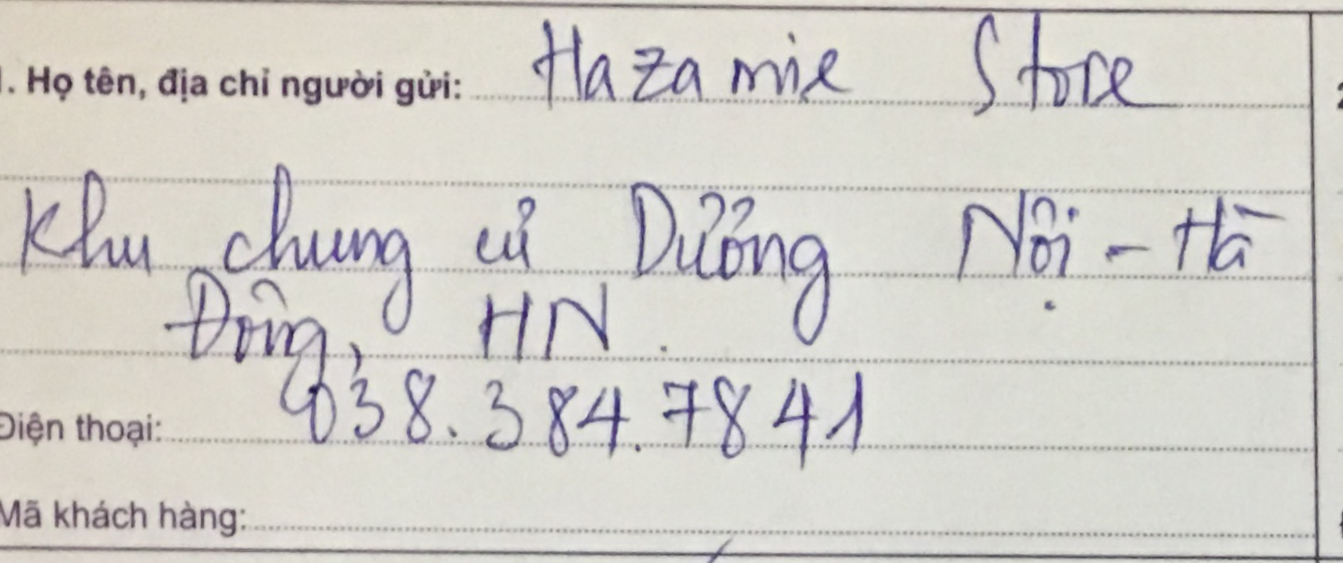
#> input picture ctpn/region_from.png, 1343 x 563 px
$ python detect_region.py ../../ctpn/region_from.png
#> lines starting #> are read from the running program, lines starting #| are printed output that depends on the picture
import cv2
import numpy as np
from PIL import ImageDraw
import copy
import cv2
from PIL import Image
import matplotlib.pyplot as plt
import numpy as np
import imutils
import sys

from_box_ratio = [150./1686, 165./2600, 600./1686, 1205./2600]
to_box_ratio = [150./1686, 1195./2600, 590./1686, 2420./2600]
def save_image(fname, img):
    cv2.imwrite(fname, cv2.cvtColor(img, cv2.COLOR_RGB2BGR))
def run(path):
#> called with path = '../../ctpn/region_from.png'
    img = cv2.imread(path)
#> img is the input picture: shape (563, 1343, 3); mean B, G, R 202.3, 207.8, 210.1
    sp = img.shape
#> sp = (563, 1343, 3)
    _from_box_ratio = copy.deepcopy(from_box_ratio)
    _to_box_ratio = copy.deepcopy(to_box_ratio)
    _from_box_ratio[0] = int(sp[0] * _from_box_ratio[0])
    _from_box_ratio[2] = int(sp[0] * _from_box_ratio[2])
    _from_box_ratio[1] = int(sp[1] * _from_box_ratio[1])
    _from_box_ratio[3] = int(sp[1] * _from_box_ratio[3])
    #
    _to_box_ratio[0] = int(sp[0] * _to_box_ratio[0])
    _to_box_ratio[2] = int(sp[0] * _to_box_ratio[2])
    _to_box_ratio[1] = int(sp[1] * _to_box_ratio[1])
    _to_box_ratio[3] = int(sp[1] * _to_box_ratio[3])
    # print (_from_box_ratio)
    from_img = img[_from_box_ratio[0]:_from_box_ratio[2],_from_box_ratio[1]:_from_box_ratio[3]]
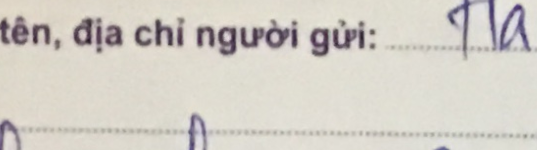
#> from_img: shape (150, 537, 3); mean B, G, R 198.7, 206.6, 211.2
    # show(from_img)
    save_image("region_from.png", from_img)
    to_img = img[_to_box_ratio[0]:_to_box_ratio[2],_to_box_ratio[1]:_to_box_ratio[3]]
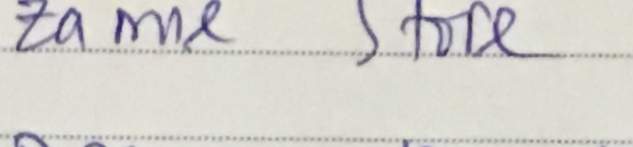
#> to_img: shape (147, 633, 3); mean B, G, R 205.4, 211, 212.4
    # show(to_img)
    save_image("region_to.png", to_img)
#> call 2 of save_image, with fname = 'region_to.png'
#> in save_image (call 2), `cv2.imwrite(fname, cv2.cvtColor(img, cv2.COLOR_RGB2BGR))`:
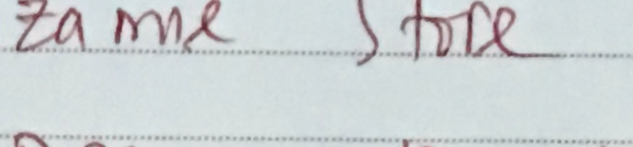
#> saved as region_to.png: shape (147, 633, 3); mean B, G, R 212.4, 211, 205.4

if __name__ == "__main__":
    run(sys.argv[1])

$ run again, with ctpn/000.png copied over ctpn/region_from.png
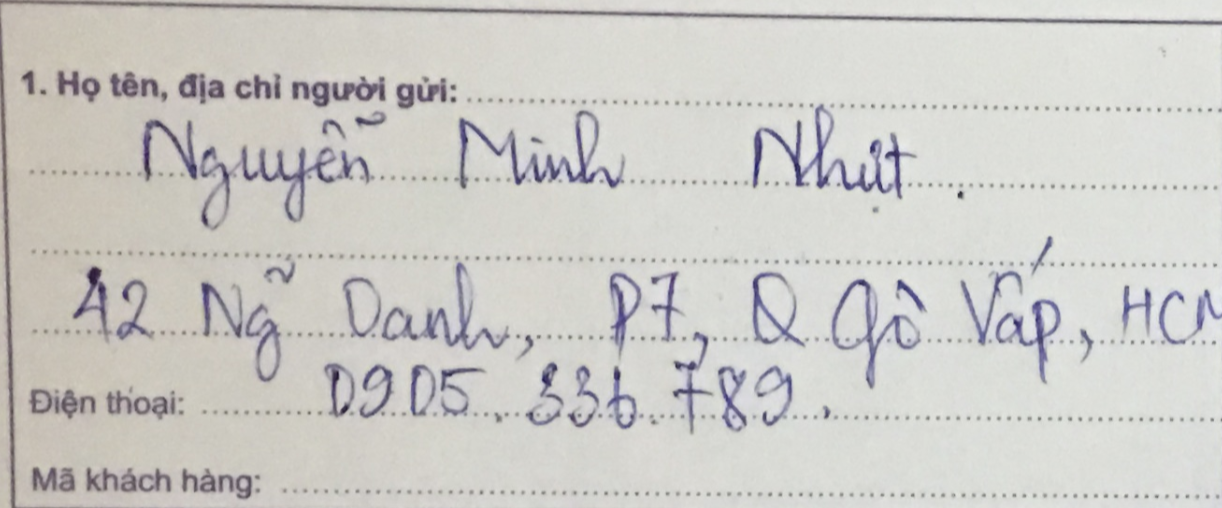
#> input picture ctpn/000.png, 1222 x 508 px
#> in run, img is the input picture: shape (508, 1222, 3); mean B, G, R 199.5, 203.1, 204.5
#> in run, `from_img = img[_from_box_ratio[0]:_from_box_ratio[2],_from_box_ratio[1..`:
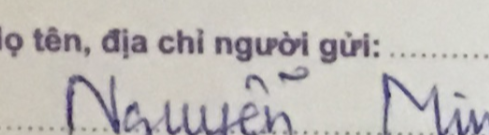
#> from_img: shape (135, 489, 3); mean B, G, R 185.8, 188.8, 192.7
#> in save_image (call 2), `cv2.imwrite(fname, cv2.cvtColor(img, cv2.COLOR_RGB2BGR))`:
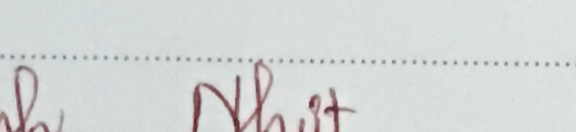
#> saved as region_to.png: shape (132, 576, 3); mean B, G, R 214.1, 214.8, 211.7

$ run again, with ctpn/001.png copied over ctpn/region_from.png
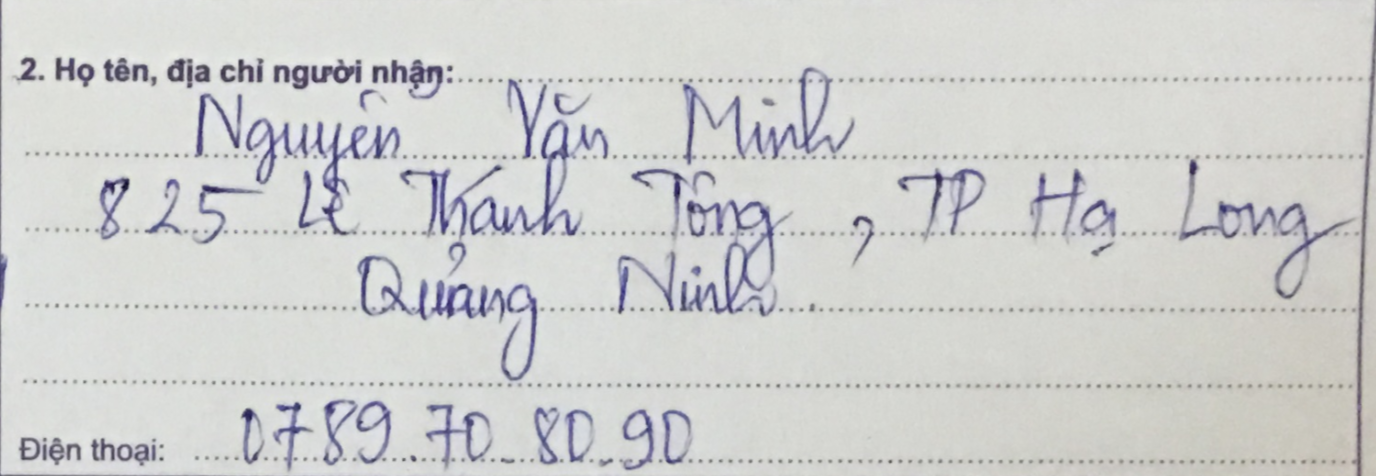
#> input picture ctpn/001.png, 1376 x 476 px
#> in run, img is the input picture: shape (476, 1376, 3); mean B, G, R 206.9, 207.9, 207.1
#> in save_image, `cv2.imwrite(fname, cv2.cvtColor(img, cv2.COLOR_RGB2BGR))`:
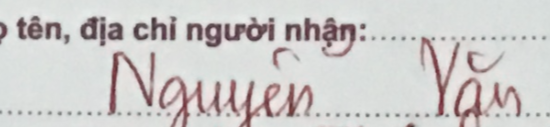
#> saved as region_from.png: shape (127, 550, 3); mean B, G, R 202.5, 203.5, 206.4
#> in save_image (call 2), `cv2.imwrite(fname, cv2.cvtColor(img, cv2.COLOR_RGB2BGR))`:
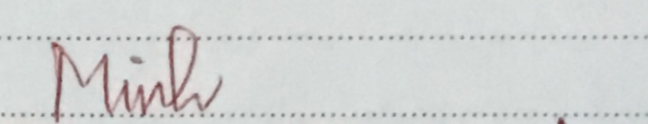
#> saved as region_to.png: shape (124, 648, 3); mean B, G, R 211.4, 212.2, 209.8

$ run again, with ctpn/002.png copied over ctpn/region_from.png
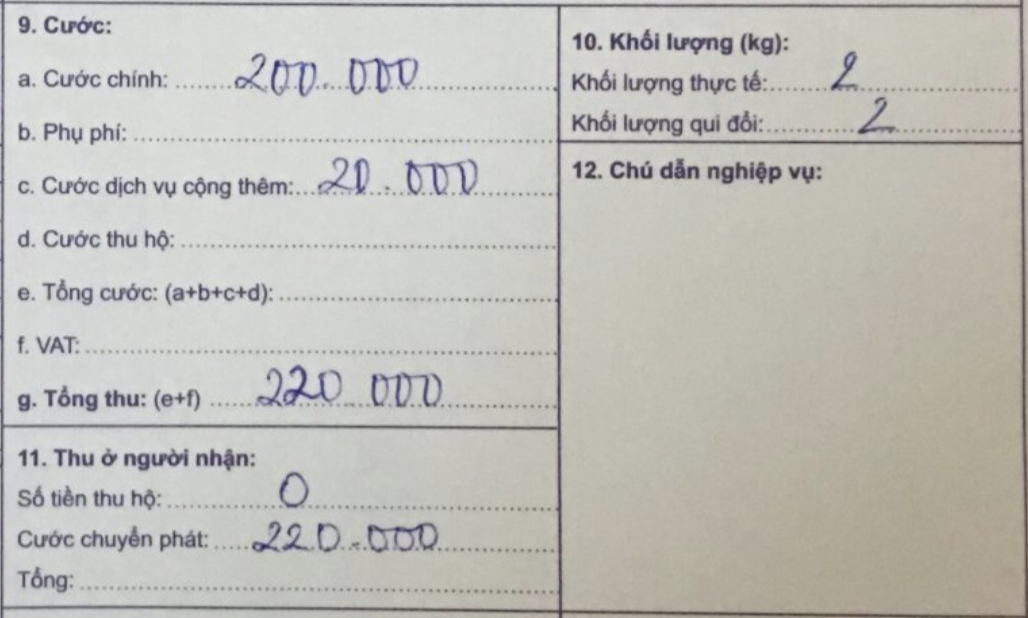
#> input picture ctpn/002.png, 1028 x 618 px
#> in run, img is the input picture: shape (618, 1028, 3); mean B, G, R 184.7, 190.3, 191.5
#> in save_image, `cv2.imwrite(fname, cv2.cvtColor(img, cv2.COLOR_RGB2BGR))`:
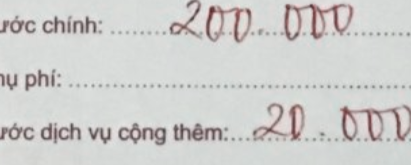
#> saved as region_from.png: shape (165, 411, 3); mean B, G, R 204.3, 206, 206.5
#> in run, `to_img = img[_to_box_ratio[0]:_to_box_ratio[2],_to_box_ratio[1]:_to_bo..`:
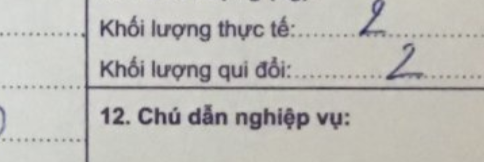
#> to_img: shape (162, 484, 3); mean B, G, R 183.7, 188.3, 189.8
